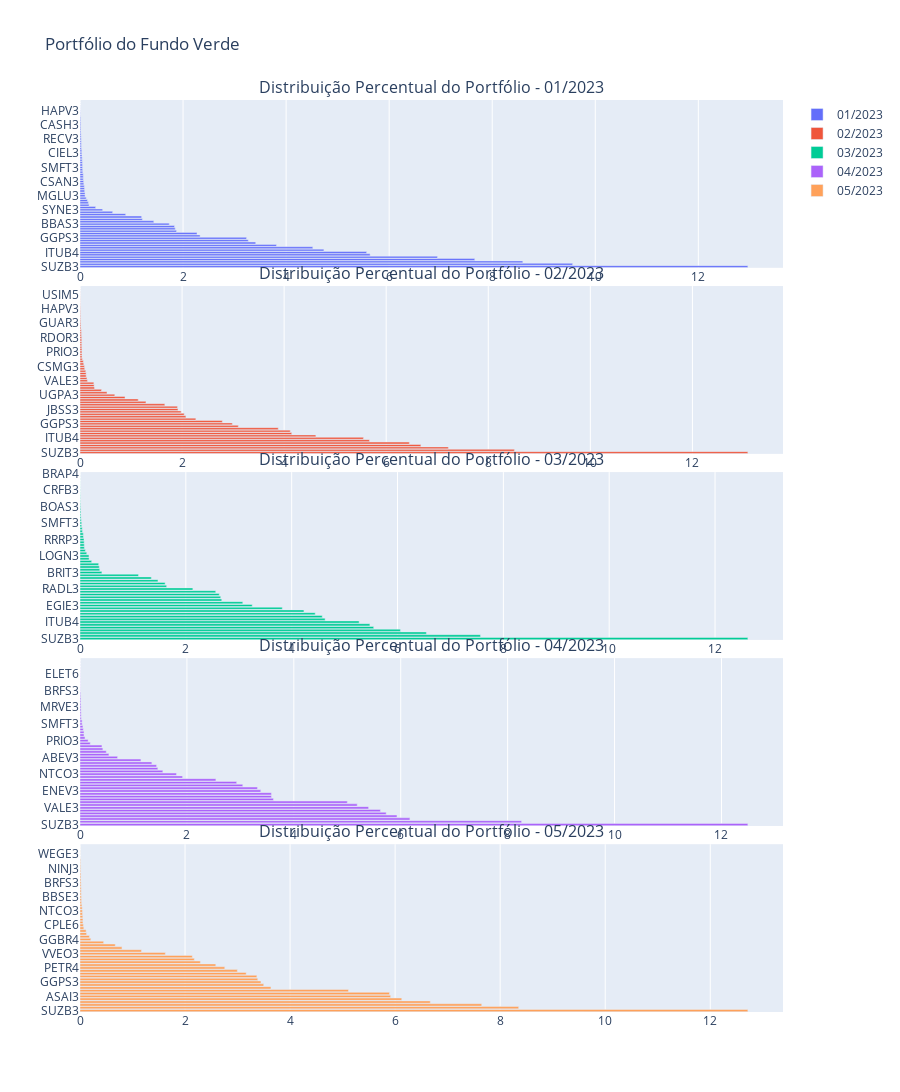

The notebook cell saved with this chart:
### Code cell
# Plotando o portfólio de cada mês
portfolio_verde_202301 = portfolio_verde.loc['2023-01', ['CD_ATIVO', 'PORCENTAGEM']]
portfolio_verde_202302 = portfolio_verde.loc['2023-02', ['CD_ATIVO', 'PORCENTAGEM']]
portfolio_verde_202303 = portfolio_verde.loc['2023-03', ['CD_ATIVO', 'PORCENTAGEM']]
portfolio_verde_202304 = portfolio_verde.loc['2023-04', ['CD_ATIVO', 'PORCENTAGEM']]
portfolio_verde_202305 = portfolio_verde.loc['2023-05', ['CD_ATIVO', 'PORCENTAGEM']]

fig = make_subplots(rows=5,
                    cols=1,
                    subplot_titles=(
                        'Distribuição Percentual do Portfólio - 01/2023',
                        'Distribuição Percentual do Portfólio - 02/2023',
                        'Distribuição Percentual do Portfólio - 03/2023',
                        'Distribuição Percentual do Portfólio - 04/2023',
                        'Distribuição Percentual do Portfólio - 05/2023'),
                    vertical_spacing=0.02 # Espaço entre os plots
)

fig.add_trace(go.Bar(
    x=portfolio_verde_202301['PORCENTAGEM'] * 100,
    y=portfolio_verde_202301['CD_ATIVO'],
    orientation='h',
    name='01/2023' 
), row=1, col=1)

fig.add_trace(go.Bar(
    x=portfolio_verde_202302['PORCENTAGEM'] * 100,
    y=portfolio_verde_202302['CD_ATIVO'],
    orientation='h',
    name='02/2023' 
), row=2, col=1)

fig.add_trace(go.Bar(
    x=portfolio_verde_202303['PORCENTAGEM'] * 100,
    y=portfolio_verde_202303['CD_ATIVO'],
    orientation='h',
    name='03/2023' 
), row=3, col=1)

fig.add_trace(go.Bar(
    x=portfolio_verde_202304['PORCENTAGEM'] * 100,
    y=portfolio_verde_202304['CD_ATIVO'],
    orientation='h',
    name='04/2023' 
), row=4, col=1)

fig.add_trace(go.Bar(
    x=portfolio_verde_202305['PORCENTAGEM'] * 100,
    y=portfolio_verde_202305['CD_ATIVO'],
    orientation='h',
    name='05/2023' 
), row=5, col=1)

# Atualiza o layout do gráfico
fig.update_layout(
    title='Portfólio do Fundo Verde',
    height=6000,
    width=900
)

# Exibe o gráfico
fig.show()

### Figure 1 — Plotly figure (JSON) as saved in the notebook; plotly's stock layout.template omitted (floating-point values rounded to 4 significant figures)
{"data": [{"name": "01/2023", "orientation": "h", "type": "bar", "x": [12.96, 9.56, 8.594, 7.661, 6.938, 5.631, 5.562, 4.734, 4.518, 3.814, 3.409, 3.267, 3.232, 2.331, 2.271, 1.873, 1.848, 1.834, 1.732, 1.432, 1.211, 1.196, 0.8866, 0.6332, 0.4394, 0.3032, 0.176, 0.1633, 0.1442, 0.1203, 0.09843, 0.09786, 0.08988, 0.08806, 0.08255, 0.07389, 0.07031, 0.06372, 0.06343, 0.06247, 0.05454, 0.05146, 0.04955, 0.04838, 0.04703, 0.04215, 0.04112, 0.03795, 0.03559, 0.03477, 0.02768, 0.0263, 0.02543, 0.02507, 0.02279, 0.02219, 0.02101, 0.01841, 0.01598, 0.01533, 0.01526, 0.01456, 0.01401, 0.01184, 0.004638, 0.00419, 0.002832, 0.001813, 0.001367, 0.001096, 0.0007746], "xaxis": "x", "y": ["SUZB3", "RENT3", "EQTL3", "VBBR3", "RAIL3", "GMAT3", "ITUB4", "SBSP3", "ENEV3", "MEGA3", "ASAI3", "VIVA3", "GGPS3", "NTCO3", "RADL3", "BBSE3", "VVEO3", "TTEN3", "BBAS3", "VITT3", "SOMA3", "CURY3", "UGPA3", "BRIT3", "SYNE3", "NINJ3", "LJQQ3", "ENJU3", "LOGN3", "BRPR3", "MGLU3", "ELET3", "RRRP3", "CSMG3", "PETR4", "GGBR4", "CSAN3", "AALR3", "VIIA3", "MODL3", "ABEV3", "GOAU4", "SMFT3", "MULT3", "PRIO3", "LREN3", "RDOR3", "PETZ3", "CIEL3", "COCE5", "BEEF3", "SQIA3", "RAIZ4", "MTRE3", "RECV3", "CBAV3", "BRAP4", "GUAR3", "YDUQ3", "USIM5", "CASH3", "TIMS3", "CMIG3", "B3SA3", "BBDC4", "TCSA3", "HAPV3", "INTB3", "ALSO3", "BRKM5", "CMIG4"], "yaxis": "y"}, {"name": "02/2023", "orientation": "h", "type": "bar", "x": [13.09, 8.512, 7.219, 6.679, 6.453, 5.672, 5.554, 4.622, 4.148, 4.12, 3.884, 3.102, 2.985, 2.788, 2.27, 2.075, 2.041, 1.982, 1.92, 1.91, 1.662, 1.292, 1.141, 0.8823, 0.6815, 0.529, 0.4216, 0.2841, 0.2767, 0.2715, 0.146, 0.1364, 0.1205, 0.1197, 0.1126, 0.09199, 0.08658, 0.07284, 0.06459, 0.04523, 0.03958, 0.03889, 0.03811, 0.03704, 0.03584, 0.03452, 0.03422, 0.03422, 0.03334, 0.02954, 0.02787, 0.02533, 0.01843, 0.01807, 0.01615, 0.01314, 0.01154, 0.01078, 0.009547, 0.009101, 0.005253, 0.004612, 0.00292, 0.002918, 0.002536, 0.001973, 0.001406, 0.001343, 0.001243, 0.0005086], "xaxis": "x2", "y": ["SUZB3", "RENT3", "RAIL3", "VBBR3", "EQTL3", "SBSP3", "ITUB4", "GMAT3", "ENEV3", "NTCO3", "MEGA3", "ASAI3", "GGPS3", "VIVA3", "GGBR4", "EGIE3", "RADL3", "BBSE3", "JBSS3", "TTEN3", "VVEO3", "VITT3", "CURY3", "RAIZ4", "UGPA3", "BRIT3", "SYNE3", "MGLU3", "ABEV3", "NINJ3", "VALE3", "LOGN3", "BRPR3", "AALR3", "ENJU3", "BBDC4", "CSMG3", "RRRP3", "CPLE6", "GOAU4", "COCE5", "CMIG4", "PRIO3", "EMBR3", "CRFB3", "CIEL3", "PETZ3", "SMFT3", "RDOR3", "CSAN3", "SQIA3", "PSSA3", "CBAV3", "INTB3", "GUAR3", "ELET3", "MTRE3", "BOAS3", "VIIA3", "BRKM5", "HAPV3", "TCSA3", "LREN3", "MRFG3", "BBAS3", "B3SA3", "USIM5", "LWSA3", "BRAP4", "EZTC3"], "yaxis": "y2"}, {"name": "03/2023", "orientation": "h", "type": "bar", "x": [12.62, 7.567, 6.545, 6.056, 5.55, 5.478, 5.275, 4.632, 4.578, 4.445, 4.232, 3.823, 3.255, 3.076, 2.679, 2.659, 2.631, 2.565, 2.133, 1.637, 1.609, 1.473, 1.347, 1.105, 0.4135, 0.3729, 0.3642, 0.3524, 0.2202, 0.1715, 0.1695, 0.127, 0.1011, 0.08255, 0.08045, 0.0782, 0.07571, 0.06513, 0.06259, 0.04588, 0.04183, 0.03213, 0.03176, 0.02432, 0.02038, 0.01697, 0.01693, 0.01449, 0.01159, 0.009988, 0.005401, 0.005366, 0.005245, 0.003177, 0.00295, 0.002216, 0.001421, 0.001342, 0.001319, 0.0009705, 0.0002101], "xaxis": "x3", "y": ["SUZB3", "RAIL3", "VBBR3", "ASAI3", "SBSP3", "EQTL3", "ITUB4", "RENT3", "NTCO3", "VALE3", "MEGA3", "ENEV3", "EGIE3", "GGPS3", "VIVA3", "HAPV3", "JBSS3", "BBSE3", "RADL3", "TTEN3", "CURY3", "VVEO3", "VITT3", "BEEF3", "BRIT3", "ABEV3", "SYNE3", "UGPA3", "NINJ3", "AALR3", "LOGN3", "BRPR3", "ENJU3", "MGLU3", "CPLE6", "ELET3", "RRRP3", "STBP3", "CSMG3", "CMIG4", "B3SA3", "COCE5", "SMFT3", "PSSA3", "USIM5", "GUAR3", "SMTO3", "CBAV3", "BOAS3", "DIRR3", "TCSA3", "VIIA3", "PETZ3", "BBDC4", "CRFB3", "ELET6", "LWSA3", "BRFS3", "PRIO3", "BRKM5", "BRAP4"], "yaxis": "y3"}, {"name": "04/2023", "orientation": "h", "type": "bar", "x": [12.49, 8.261, 6.171, 5.93, 5.728, 5.62, 5.399, 5.186, 5.0, 3.618, 3.581, 3.581, 3.382, 3.32, 3.045, 2.931, 2.542, 1.919, 1.805, 1.549, 1.456, 1.432, 1.344, 1.14, 0.7027, 0.5406, 0.4913, 0.4275, 0.4104, 0.1916, 0.1514, 0.09409, 0.07532, 0.07468, 0.06138, 0.05455, 0.03999, 0.03968, 0.02393, 0.02167, 0.02158, 0.02006, 0.01988, 0.01839, 0.01733, 0.01698, 0.01272, 0.01137, 0.003883, 0.003527, 0.003412, 0.003189, 0.002839, 0.002672, 0.00245, 0.001701, 0.00158, 0.001184, 0.0008683, 0.0006812], "xaxis": "x4", "y": ["SUZB3", "RAIL3", "VBBR3", "RENT3", "EQTL3", "ITUB4", "VALE3", "SBSP3", "ASAI3", "MEGA3", "EGIE3", "HAPV3", "ENEV3", "GGPS3", "UGPA3", "JBSS3", "RADL3", "CURY3", "NTCO3", "VIVA3", "TTEN3", "VVEO3", "VITT3", "BEEF3", "ABEV3", "LREN3", "BRIT3", "SYNE3", "PETR4", "AALR3", "PRIO3", "CPLE6", "STBP3", "CSMG3", "LOGN3", "CMIG4", "SMFT3", "COCE5", "PETR3", "SMTO3", "BBDC4", "EZTC3", "MRVE3", "GUAR3", "TEND3", "RECV3", "BOAS3", "NINJ3", "BRFS3", "MGLU3", "CYRE3", "GGBR4", "TCSA3", "VIIA3", "ELET6", "BBAS3", "B3SA3", "BBSE3", "ALSO3", "SOMA3"], "yaxis": "y4"}, {"name": "05/2023", "orientation": "h", "type": "bar", "x": [12.72, 8.353, 7.649, 6.67, 6.126, 5.915, 5.893, 5.111, 3.636, 3.498, 3.446, 3.385, 3.367, 3.164, 2.996, 2.756, 2.585, 2.292, 2.177, 2.138, 1.625, 1.171, 0.7993, 0.6716, 0.4498, 0.2055, 0.1791, 0.1253, 0.1166, 0.07241, 0.06375, 0.0562, 0.05597, 0.05303, 0.04801, 0.04631, 0.04155, 0.0364, 0.02942, 0.02903, 0.02677, 0.02319, 0.0226, 0.02233, 0.02122, 0.02033, 0.01832, 0.01786, 0.01681, 0.01315, 0.01228, 0.01188, 0.01073, 0.009917, 0.002156, 0.001748, 0.001623, 0.0009381, 0.0006288], "xaxis": "x5", "y": ["SUZB3", "RAIL3", "EQTL3", "VBBR3", "SBSP3", "ASAI3", "RENT3", "ITUB4", "EGIE3", "HAPV3", "GGPS3", "ARZZ3", "MEGA3", "LREN3", "ENEV3", "PETR4", "B3SA3", "ABEV3", "CURY3", "RADL3", "VVEO3", "VITT3", "TTEN3", "UGPA3", "SYNE3", "GGBR4", "AALR3", "ITSA4", "VALE3", "STBP3", "CPLE6", "BBDC4", "BRAP4", "RECV3", "CMIG4", "NTCO3", "CSMG3", "COCE5", "SQIA3", "USIM5", "BBSE3", "SMTO3", "SMFT3", "CPFE3", "ELET6", "BRFS3", "HYPE3", "CVCB3", "MRVE3", "PRIO3", "NINJ3", "BOAS3", "LJQQ3", "PCAR3", "TCSA3", "WEGE3", "RRRP3", "TEND3", "CYRE3"], "yaxis": "y5"}], "layout": {"annotations": [{"font": {"size": 16}, "showarrow": false, "text": "Distribuição Percentual do Portfólio - 01/2023", "x": 0.5, "xanchor": "center", "xref": "paper", "y": 1, "yanchor": "bottom", "yref": "paper"}, {"font": {"size": 16}, "showarrow": false, "text": "Distribuição Percentual do Portfólio - 02/2023", "x": 0.5, "xanchor": "center", "xref": "paper", "y": 0.796, "yanchor": "bottom", "yref": "paper"}, {"font": {"size": 16}, "showarrow": false, "text": "Distribuição Percentual do Portfólio - 03/2023", "x": 0.5, "xanchor": "center", "xref": "paper", "y": 0.592, "yanchor": "bottom", "yref": "paper"}, {"font": {"size": 16}, "showarrow": false, "text": "Distribuição Percentual do Portfólio - 04/2023", "x": 0.5, "xanchor": "center", "xref": "paper", "y": 0.388, "yanchor": "bottom", "yref": "paper"}, {"font": {"size": 16}, "showarrow": false, "text": "Distribuição Percentual do Portfólio - 05/2023", "x": 0.5, "xanchor": "center", "xref": "paper", "y": 0.184, "yanchor": "bottom", "yref": "paper"}], "height": 6000, "title": {"text": "Portfólio do Fundo Verde"}, "width": 900, "xaxis": {"anchor": "y", "domain": [0, 1]}, "xaxis2": {"anchor": "y2", "domain": [0, 1]}, "xaxis3": {"anchor": "y3", "domain": [0, 1]}, "xaxis4": {"anchor": "y4", "domain": [0, 1]}, "xaxis5": {"anchor": "y5", "domain": [0, 1]}, "yaxis": {"anchor": "x", "domain": [0.816, 1]}, "yaxis2": {"anchor": "x2", "domain": [0.612, 0.796]}, "yaxis3": {"anchor": "x3", "domain": [0.408, 0.592]}, "yaxis4": {"anchor": "x4", "domain": [0.204, 0.388]}, "yaxis5": {"anchor": "x5", "domain": [0, 0.184]}}}
